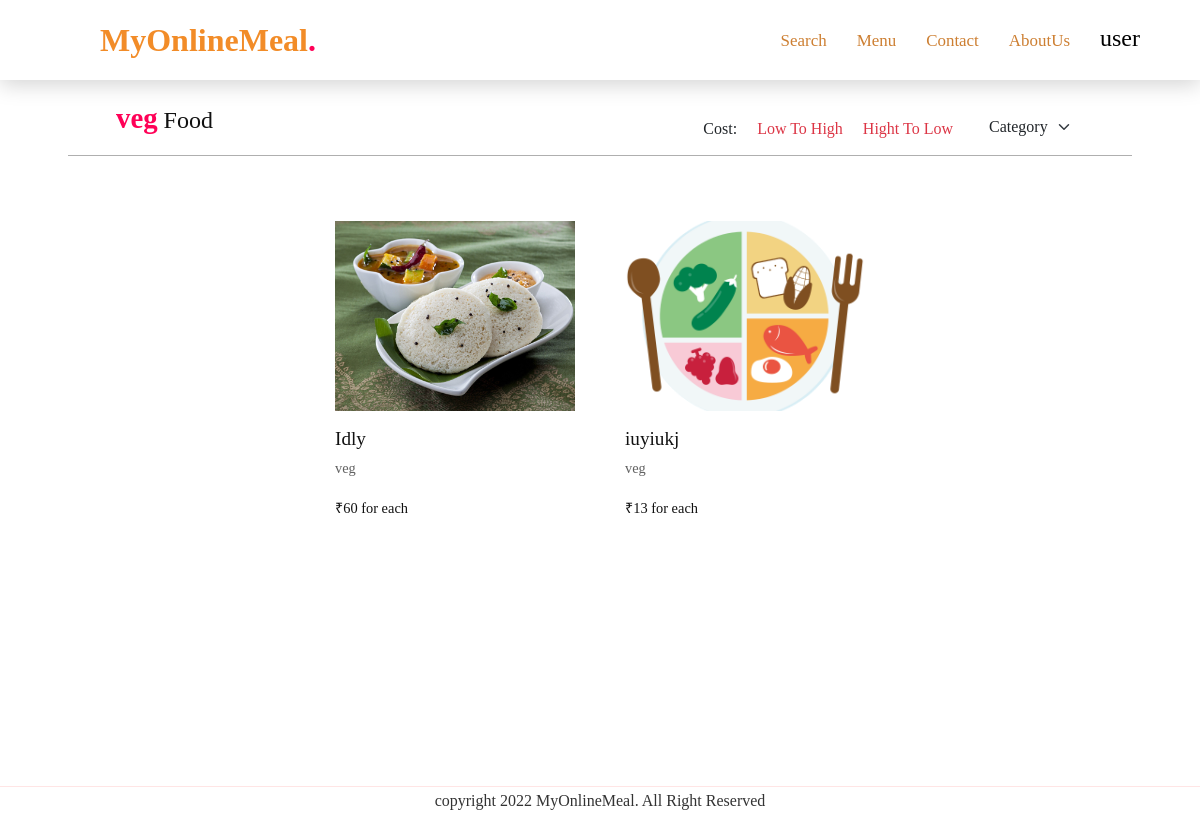
The page /browse-category.php?category=veg (signed in) on the database its author committed.
### tables this page shows
CREATE TABLE `food` (
  `food_id` int(11) NOT NULL,
  `food_name` varchar(30) NOT NULL,
  `food_desc` text NOT NULL,
  `category` varchar(255) NOT NULL,
  `food_type` varchar(256) NOT NULL,
  `food_price` int(11) NOT NULL,
  `food_img` varchar(255) NOT NULL
);

### browse-category.php (the view, shortened to what this page needs)
<?php
$category = $_GET['category'];
?>
<!DOCTYPE html>
<html lang="en">
<head>
    <?php include('css.php'); ?>
    <link rel="stylesheet" href="./css/headercolors.css">
</head>
<body>
    <?php include'partials/_nav.php'?>
    <div id="mid-content">
        <section class="menu our-menu" id="menu">
            <div class="cont ms-5 ps-5 me-5 pe-5">
                <div class="">
                    <h2 class="titleText" style="font-size:1.5rem;"><span><?php echo $category;  ?></span> Food</h2>
                </div>
                <div class="filter mt-2">
                    <div class="cost mt-2 me-4">
                        <span>Cost:</span>
                        <a href="categoryfilter.php?low-to-high&category=<?php echo $category; ?>" class="link text-danger ms-3">Low To High</a>
                        <a href="categoryfilter.php?high-to-low&category=<?php echo $category; ?>" class="link text-danger ms-3">Hight To Low</a>
                    </div>
                    <div class="sort-category-section">
                        <form>
                            <select class="form-select" id="category-box" aria-label="Default select example">
                                <option selected>Category</option>
                            </select>
                        </form>
                    </div>
                </div>
            </div>
            <div class="content">
                <?php
                    $sql2 = "select * from food where category = '$category'";
                    $result = mysqli_query($conn, $sql2);
                    $num = mysqli_num_rows($result);
                    if($num >=1){
                     while($row = mysqli_fetch_assoc($result)){
                        echo '
                            <div class="box">
                                <a href="billing.php?id='.$row['food_id'].'" class="box-link" >
                                    <div class="food-img-box">
                                        <img src="foodimg/'.$row['food_img'].'" class="food-img" alt="">
                                    </div>
                                    <div class="name mt-3">
                                        <h3 class="box-food-name">'.$row['food_name'].'</h3>
                                    </div>
                                    <div class="cat-wrap">
                                        <span class="box-food-category">'.$row['category'].'</span>
                                    </div>
                                    <div class="price mt-3">
                                        <span class="box-food-price">₹'.$row['food_price'].' for each</span>
                                    </div>
                                </a>
                                <div class="buy-text">
                                    <a href="billing.php?id='.$row['food_id'].'" class="box-link2" >BUY</a>
                                    <a href="addToCart.php?foodid='.$row['food_id'].'" class="box-link2" >Cart+</a>
                                </div>
                            </div>
                            ';
                        }
                    }else{
                    echo '<h2 class="titleText" style="font-size:1.3rem; margin-top:25px;"><span>'.$category.'</span> food not Available</h2>';
                    }
                    ?>
            </div>
        </section>
    </div>
    <?php include 'footer.php'?>
</body>
</html>

### css/style.css (style rules this page uses)
* { margin: 0; padding: 0; box-sizing: border-box; font-family: Poppins, sans-serif; scroll-behavior: smooth; }
body { min-height: 100vh; }
.cont { margin-bottom: 30px; padding: 10px; }
section { padding: 20px; }
.titleText { color: #111; font-size: 1.8em; font-weight: 500; }
.titleText span { color: #ff0157; font-weight: 700; font-size: 1.2em; }
.menu .content { display: flex; justify-content: center; flex-wrap: wrap; margin-top: 40px; }
.menu .content a { text-decoration: none; }
h3 { font-size: 1.2rem!important; }

### css/style2.css (style rules this page uses)
* { margin: 0; padding: 0; box-sizing: border-box; font-family: Poppins, sans-serif; }
.cont { display: flex; justify-content: space-between; margin-top: 40px; border-bottom: 1px solid #00000050; }
.our-menu { margin-top: 31px; }
.our-menu .content a { text-decoration: none; }
::placeholder { font-weight: 500; }

### css/style3.css (style rules this page uses)
.form-select { border: none!important; }
.filter { width: 60%; display: flex; justify-content: end; }
.filter a { text-decoration: none; }
.box { height: 370px; width: 270px; margin: 10px; display: flex; align-items: center; flex-direction: column; padding: 14px; justify-content: space-between; border: 1px solid #ffffff; }
.box .food-img { width: 240px; height: 190px; object-fit: cover; }
.box .name { display: flex; justify-content: space-between; }
.box-link span { font-size: 0.9rem; }
.cat-wrap { font-size: 0.8rem ; color: #616161; }
.box-link { color: #111; }

### css/dropdown.css (style rules this page uses)
* { font-family: Poppins; margin: 0; padding: 0; }

### rows shown on the page
food: food_img (picture), food_name "Idly", category "veg", food_price "60"
food: food_img (picture), food_name "iuyiukj", category "veg", food_price "13"

### other values the page prints
$user_name "user"
$category "veg"
